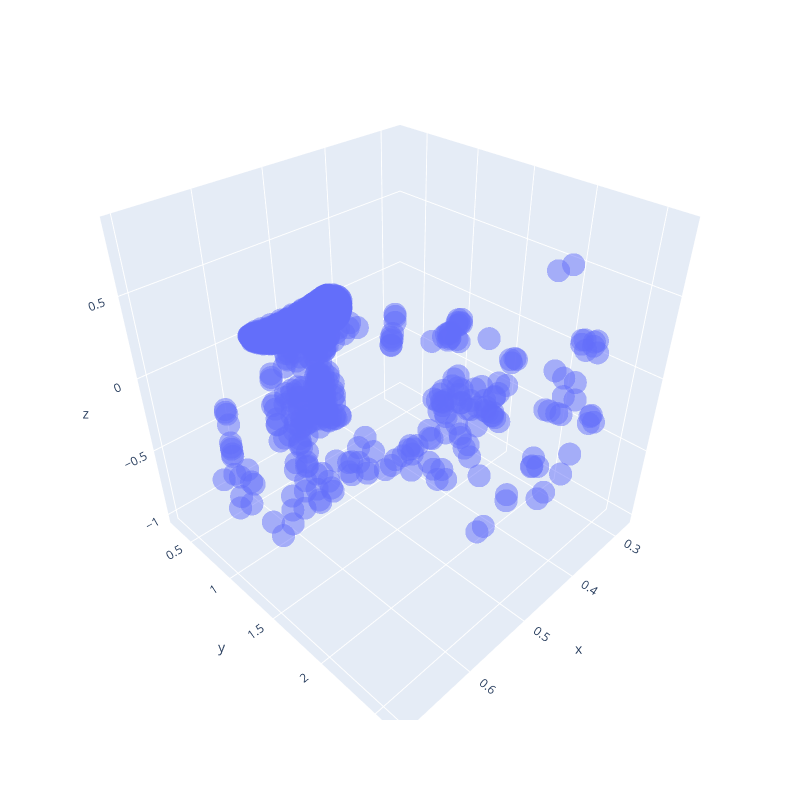

The notebook cell saved with this chart:
### Code cell
px.scatter_3d(df2, x="x", y="y", z="z" , opacity=0.5, width=800, height=800).show()

### Figure 1 — Plotly figure (JSON) as saved in the notebook; plotly's stock layout.template omitted (floating-point values rounded to 4 significant figures; data arrays with more than 128 entries replaced by an {"elided": "..."} marker saying what was removed)
{"data": [{"hovertemplate": "x=%{x}<br>y=%{y}<br>z=%{z}<extra></extra>", "legendgroup": "", "marker": {"color": "#636efa", "opacity": 0.5, "symbol": "circle"}, "mode": "markers", "name": "", "scene": "scene", "showlegend": false, "type": "scatter3d", "x": {"elided": "8145 float values"}, "y": {"elided": "8145 float values"}, "z": {"elided": "8145 float values"}}], "layout": {"height": 800, "legend": {"tracegroupgap": 0}, "margin": {"t": 60}, "scene": {"domain": {"x": [0, 1], "y": [0, 1]}, "xaxis": {"title": {"text": "x"}}, "yaxis": {"title": {"text": "y"}}, "zaxis": {"title": {"text": "z"}}}, "width": 800}}
